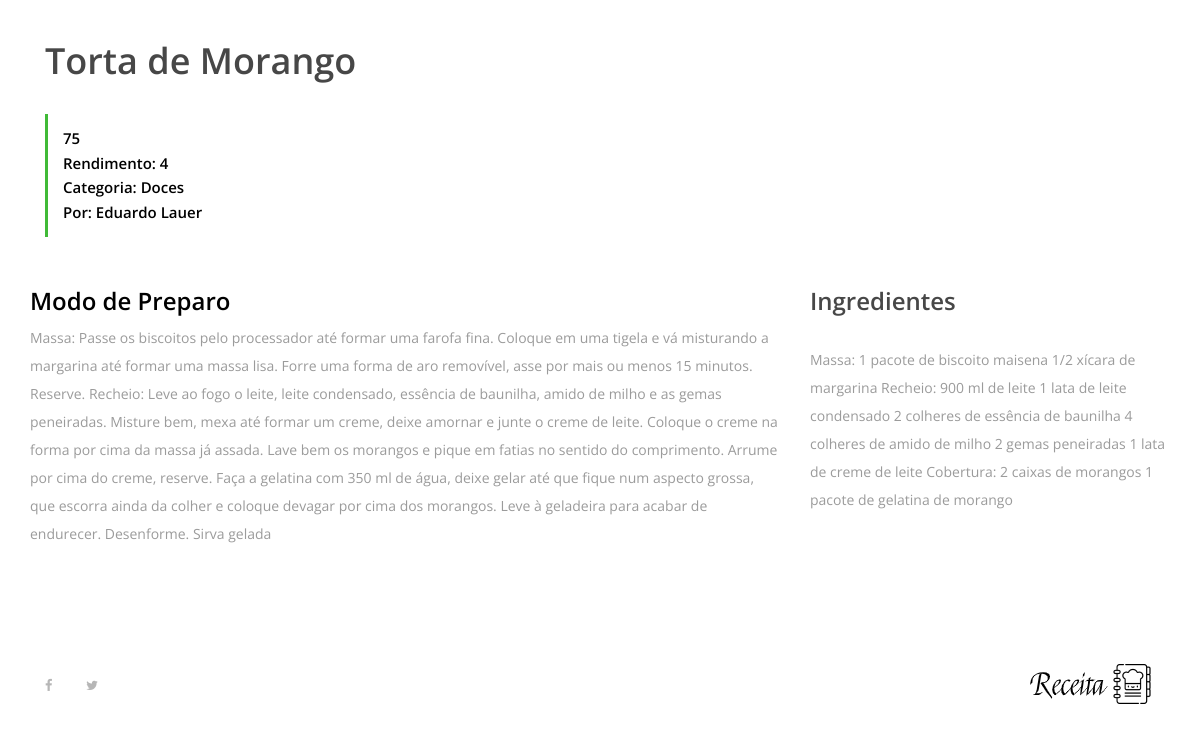
/4 (lower part), run on an earlier commit of the app's database.
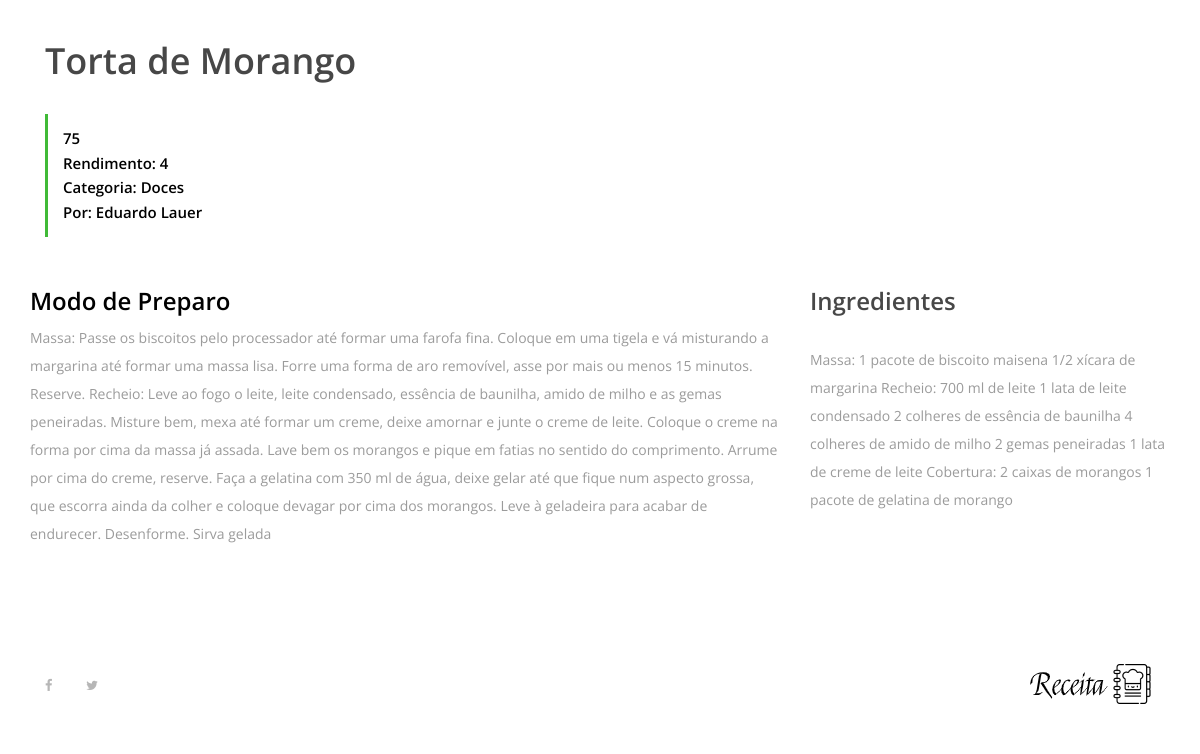
And on a later commit of the database.
### receita/models.py (models this page shows, shortened)
class Receita(models.Model):
    pessoa = models.ForeignKey(User, on_delete=models.CASCADE, default='')
    objects = models.Manager
    nome_receita = models.CharField(max_length=200)
    ingredientes = models.TextField()
    modo_preparo = models.TextField()
    tempo_preparo = models.IntegerField()
    rendimento = models.CharField(max_length=100)
    categoria = models.CharField(max_length=100)
    date_receita = models.DateTimeField(default=datetime.now(), blank=True)
    foto_receita = models.ImageField(upload_to='fotos/%d/%m/%Y', blank=True)
    publicada = models.BooleanField(default=False)

### receita/views.py (the view)
# urls.py: path('<int:receita_id>', views.receita, name='receita'),
def receita(request, receita_id):
    receita_exibir = get_object_or_404(Receita, pk=receita_id)
    receita_mostrar = {
        'receita': receita_exibir
    }
    return render(request, 'receitas/receita.html', receita_mostrar)

### templates/receitas/receita.html (shortened to what this page needs)
{% extends 'base.html' %}
{% load static %}
{% block content %}
    <div class="receipe-content-area">
        <div class="container">
            <div class="row">
                <div class="col-12 col-md-8">
                    <div class="receipe-headline my-5">
                        <h2>{{ receita.nome_receita }}</h2>
                        <div class="receipe-duration">
                            <h6>{{ receita.tempo_preparo }}</h6>
                            <h6>Rendimento: {{ receita.rendimento }}</h6>
                            <h6>Categoria: {{ receita.categoria }}</h6>
                            <h6>Por: {{ receita.pessoa }}</h6>
                        </div>
                    </div>
                </div>
                <div class="row">
                    <div class="col-12 col-lg-8">
                        <h4>Modo de Preparo</h4>
                        <div class="single-preparation-step d-flex">
                            <p>{{ receita.modo_preparo }}</p>
                        </div>
                    </div>
                    <div class="col-12 col-lg-4">
                        <div class="ingredients">
                            <h4>Ingredientes</h4>
                            <div class="ingredients">
                                <p>{{ receita.ingredientes }}</p>
                            </div>
                        </div>
                    </div>
                 </div>
            </div>
         </div>
    </div>
        {% include 'partials/footer.html' %}
{% endblock %}

What changed in the data, as far as the page shows it:
changed Receita "Torta de Morango": ingredientes "…xícara de margarina Recheio: 900 ml de leite 1…" → "…xícara de margarina Recheio: 700 ml de leite 1…"
